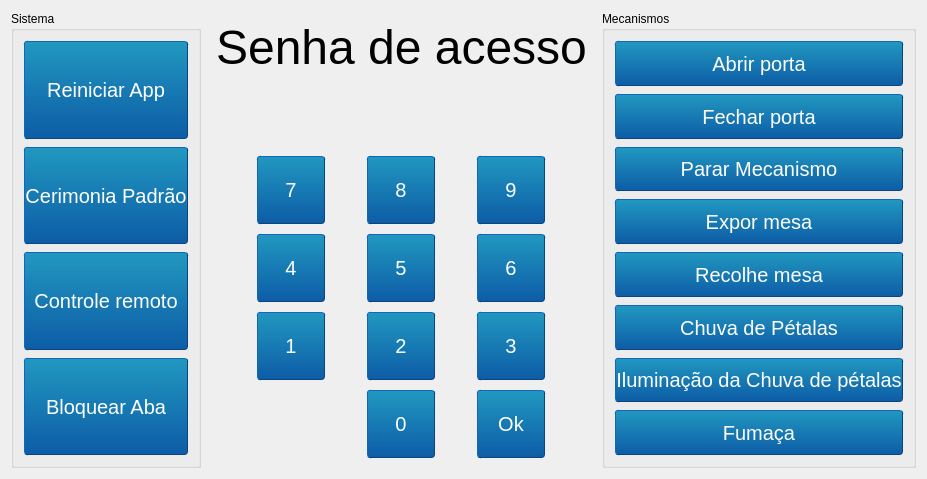
         <widget class="QWidget" name="tab_config">
          <property name="sizePolicy">
           <sizepolicy hsizetype="Expanding" vsizetype="Expanding">
            <horstretch>0</horstretch>
            <verstretch>0</verstretch>
           </sizepolicy>
          </property>
          <attribute name="icon">
           <iconset>
            <normaloff>img/gears.png</normaloff>img/gears.png</iconset>
          </attribute>
          <attribute name="title">
           <string>Controle</string>
          </attribute>
          <layout class="QGridLayout" name="gridLayout_10">
           <item row="0" column="0">
            <layout class="QHBoxLayout" name="horizontalLayout_2" stretch="0,0,0">
             <property name="spacing">
              <number>6</number>
             </property>
             <property name="bottomMargin">
              <number>0</number>
             </property>
             <item>
              <widget class="QGroupBox" name="groupBox_sistema">
               <property name="sizePolicy">
                <sizepolicy hsizetype="Expanding" vsizetype="Expanding">
                 <horstretch>0</horstretch>
                 <verstretch>0</verstretch>
                </sizepolicy>
               </property>
               <property name="title">
                <string>Sistema</string>
               </property>
               <layout class="QGridLayout" name="gridLayout_16">
                <item row="0" column="0">
                 <layout class="QGridLayout" name="gridLayout_14">
                  <item row="0" column="0">
                   <widget class="QPushButton" name="mqtt_restartApp">
                    <property name="sizePolicy">
                     <sizepolicy hsizetype="Expanding" vsizetype="Expanding">
                      <horstretch>0</horstretch>
                      <verstretch>0</verstretch>
                     </sizepolicy>
                    </property>
                    <property name="styleSheet">
                     <string notr="true">    QPushButton
    {
    font: 15pt Arial;
    margin: 1px;
    border-color: #0c457e;
    border-style: outset;
    border-radius: 3px;
    border-width: 1px;
    color: white;
    background-color: qlineargradient(x1: 0, y1: 0, x2: 0, y2: 1, stop: 0 #2198c0, stop: 1 #0d5ca6);
    }

    QPushButton:pressed
    {
    background-color: qlineargradient(x1: 0, y1: 0, x2: 0, y2: 1, stop: 0 #0d5ca6, stop: 1 #2198c0);
    }</string>
                    </property>
                    <property name="text">
                     <string>Reiniciar App</string>
                    </property>
                   </widget>
                  </item>
                  <item row="2" column="0">
                   <widget class="QPushButton" name="mqtt_controle">
                    <property name="sizePolicy">
                     <sizepolicy hsizetype="Expanding" vsizetype="Expanding">
                      <horstretch>0</horstretch>
                      <verstretch>0</verstretch>
                     </sizepolicy>
                    </property>
                    <property name="styleSheet">
                     <string notr="true">    QPushButton
    {
    font: 15pt Arial;
    margin: 1px;
    border-color: #0c457e;
    border-style: outset;
    border-radius: 3px;
    border-width: 1px;
    color: white;
    background-color: qlineargradient(x1: 0, y1: 0, x2: 0, y2: 1, stop: 0 #2198c0, stop: 1 #0d5ca6);
    }

    QPushButton:pressed
    {
    background-color: qlineargradient(x1: 0, y1: 0, x2: 0, y2: 1, stop: 0 #0d5ca6, stop: 1 #2198c0);
    }</string>
                    </property>
                    <property name="text">
                     <string>Controle remoto</string>
                    </property>
                   </widget>
                  </item>
                  <item row="3" column="0">
                   <widget class="QPushButton" name="botao_bloqueio_aba">
                    <property name="sizePolicy">
                     <sizepolicy hsizetype="Expanding" vsizetype="Expanding">
                      <horstretch>0</horstretch>
                      <verstretch>0</verstretch>
                     </sizepolicy>
                    </property>
                    <property name="styleSheet">
                     <string notr="true">    QPushButton
    {
    font: 15pt Arial;
    margin: 1px;
    border-color: #0c457e;
    border-style: outset;
    border-radius: 3px;
    border-width: 1px;
    color: white;
    background-color: qlineargradient(x1: 0, y1: 0, x2: 0, y2: 1, stop: 0 #2198c0, stop: 1 #0d5ca6);
    }

    QPushButton:pressed
    {
    background-color: qlineargradient(x1: 0, y1: 0, x2: 0, y2: 1, stop: 0 #0d5ca6, stop: 1 #2198c0);
    }</string>
                    </property>
                    <property name="text">
                     <string>Bloquear Aba</string>
                    </property>
                   </widget>
                  </item>
                  <item row="1" column="0">
                   <widget class="QPushButton" name="mqtt_cerimoniaDefault">
                    <property name="sizePolicy">
                     <sizepolicy hsizetype="Expanding" vsizetype="Expanding">
                      <horstretch>0</horstretch>
                      <verstretch>0</verstretch>
                     </sizepolicy>
                    </property>
                    <property name="styleSheet">
                     <string notr="true">    QPushButton
    {
    font: 15pt Arial;
    margin: 1px;
    border-color: #0c457e;
    border-style: outset;
    border-radius: 3px;
    border-width: 1px;
    color: white;
    background-color: qlineargradient(x1: 0, y1: 0, x2: 0, y2: 1, stop: 0 #2198c0, stop: 1 #0d5ca6);
    }

    QPushButton:pressed
    {
    background-color: qlineargradient(x1: 0, y1: 0, x2: 0, y2: 1, stop: 0 #0d5ca6, stop: 1 #2198c0);
    }</string>
                    </property>
                    <property name="text">
                     <string>Cerimonia Padrão</string>
                    </property>
                   </widget>
                  </item>
                 </layout>
                </item>
               </layout>
              </widget>
             </item>
             <item>
              <layout class="QVBoxLayout" name="verticalLayout_2" stretch="0">
               <item>
                <widget class="QWidget" name="widget_senha" native="true">
                 <property name="sizePolicy">
                  <sizepolicy hsizetype="Expanding" vsizetype="Fixed">
                   <horstretch>0</horstretch>
                   <verstretch>0</verstretch>
                  </sizepolicy>
                 </property>
                 <layout class="QGridLayout" name="gridLayout_3">
                  <property name="verticalSpacing">
                   <number>80</number>
                  </property>
                  <item row="1" column="0">
                   <layout class="QGridLayout" name="gridLayout_8">
                    <property name="leftMargin">
                     <number>0</number>
                    </property>
                    <property name="rightMargin">
                     <number>0</number>
                    </property>
                    <property name="horizontalSpacing">
                     <number>0</number>
                    </property>
                    <property name="verticalSpacing">
                     <number>8</number>
                    </property>
                    <item row="1" column="2">
                     <widget class="QPushButton" name="botao_9">
                      <property name="sizePolicy">
                       <sizepolicy hsizetype="Maximum" vsizetype="Maximum">
                        <horstretch>0</horstretch>
                        <verstretch>0</verstretch>
                       </sizepolicy>
                      </property>
                      <property name="minimumSize">
                       <size>
                        <width>70</width>
                        <height>70</height>
                       </size>
                      </property>
                      <property name="styleSheet">
                       <string notr="true">    QPushButton
    {
    font: 15pt Arial;
    margin: 1px;
    border-color: #0c457e;
    border-style: outset;
    border-radius: 3px;
    border-width: 1px;
    color: white;
    background-color: qlineargradient(x1: 0, y1: 0, x2: 0, y2: 1, stop: 0 #2198c0, stop: 1 #0d5ca6);
    }

    QPushButton:pressed
    {
    background-color: qlineargradient(x1: 0, y1: 0, x2: 0, y2: 1, stop: 0 #0d5ca6, stop: 1 #2198c0);
    }</string>
                      </property>
                      <property name="text">
                       <string>9</string>
                      </property>
                      <property name="checkable">
                       <bool>true</bool>
                      </property>
                     </widget>
                    </item>
                    <item row="2" column="2">
                     <widget class="QPushButton" name="botao_6">
                      <property name="sizePolicy">
                       <sizepolicy hsizetype="Maximum" vsizetype="Fixed">
                        <horstretch>0</horstretch>
                        <verstretch>0</verstretch>
                       </sizepolicy>
                      </property>
                      <property name="minimumSize">
                       <size>
                        <width>70</width>
                        <height>70</height>
                       </size>
                      </property>
                      <property name="styleSheet">
                       <string notr="true">    QPushButton
    {
    font: 15pt Arial;
    margin: 1px;
    border-color: #0c457e;
    border-style: outset;
    border-radius: 3px;
    border-width: 1px;
    color: white;
    background-color: qlineargradient(x1: 0, y1: 0, x2: 0, y2: 1, stop: 0 #2198c0, stop: 1 #0d5ca6);
    }

    QPushButton:pressed
    {
    background-color: qlineargradient(x1: 0, y1: 0, x2: 0, y2: 1, stop: 0 #0d5ca6, stop: 1 #2198c0);
    }</string>
                      </property>
                      <property name="text">
                       <string>6</string>
                      </property>
                     </widget>
                    </item>
                    <item row="2" column="1">
                     <widget class="QPushButton" name="botao_5">
                      <property name="minimumSize">
                       <size>
                        <width>70</width>
                        <height>70</height>
                       </size>
                      </property>
                      <property name="styleSheet">
                       <string notr="true">    QPushButton
    {
    font: 15pt Arial;
    margin: 1px;
    border-color: #0c457e;
    border-style: outset;
    border-radius: 3px;
    border-width: 1px;
    color: white;
    background-color: qlineargradient(x1: 0, y1: 0, x2: 0, y2: 1, stop: 0 #2198c0, stop: 1 #0d5ca6);
    }

    QPushButton:pressed
    {
    background-color: qlineargradient(x1: 0, y1: 0, x2: 0, y2: 1, stop: 0 #0d5ca6, stop: 1 #2198c0);
    }</string>
                      </property>
                      <property name="text">
                       <string>5</string>
                      </property>
                     </widget>
                    </item>
                    <item row="1" column="1">
                     <widget class="QPushButton" name="botao_8">
                      <property name="sizePolicy">
                       <sizepolicy hsizetype="Maximum" vsizetype="Maximum">
                        <horstretch>0</horstretch>
                        <verstretch>0</verstretch>
                       </sizepolicy>
                      </property>
                      <property name="minimumSize">
                       <size>
                        <width>70</width>
                        <height>70</height>
                       </size>
                      </property>
                      <property name="styleSheet">
                       <string notr="true">    QPushButton
    {
    font: 15pt Arial;
    margin: 1px;
    border-color: #0c457e;
    border-style: outset;
    border-radius: 3px;
    border-width: 1px;
    color: white;
    background-color: qlineargradient(x1: 0, y1: 0, x2: 0, y2: 1, stop: 0 #2198c0, stop: 1 #0d5ca6);
    }

    QPushButton:pressed
    {
    background-color: qlineargradient(x1: 0, y1: 0, x2: 0, y2: 1, stop: 0 #0d5ca6, stop: 1 #2198c0);
    }</string>
                      </property>
                      <property name="text">
                       <string>8</string>
                      </property>
                      <property name="checkable">
                       <bool>true</bool>
                      </property>
                     </widget>
                    </item>
                    <item row="2" column="0">
                     <widget class="QPushButton" name="botao_4">
                      <property name="minimumSize">
                       <size>
                        <width>70</width>
                        <height>70</height>
                       </size>
                      </property>
                      <property name="styleSheet">
                       <string notr="true">    QPushButton
    {
    font: 15pt Arial;
    margin: 1px;
    border-color: #0c457e;
    border-style: outset;
    border-radius: 3px;
    border-width: 1px;
    color: white;
    background-color: qlineargradient(x1: 0, y1: 0, x2: 0, y2: 1, stop: 0 #2198c0, stop: 1 #0d5ca6);
    }

    QPushButton:pressed
    {
    background-color: qlineargradient(x1: 0, y1: 0, x2: 0, y2: 1, stop: 0 #0d5ca6, stop: 1 #2198c0);
    }</string>
                      </property>
                      <property name="text">
                       <string>4</string>
                      </property>
                     </widget>
                    </item>
                    <item row="4" column="1">
                     <widget class="QPushButton" name="botao_0">
                      <property name="minimumSize">
                       <size>
                        <width>70</width>
                        <height>70</height>
                       </size>
                      </property>
                      <property name="styleSheet">
                       <string notr="true">    QPushButton
    {
    font: 15pt Arial;
    margin: 1px;
    border-color: #0c457e;
    border-style: outset;
    border-radius: 3px;
    border-width: 1px;
    color: white;
    background-color: qlineargradient(x1: 0, y1: 0, x2: 0, y2: 1, stop: 0 #2198c0, stop: 1 #0d5ca6);
    }

    QPushButton:pressed
    {
    background-color: qlineargradient(x1: 0, y1: 0, x2: 0, y2: 1, stop: 0 #0d5ca6, stop: 1 #2198c0);
    }</string>
                      </property>
                      <property name="text">
                       <string>0</string>
                      </property>
                     </widget>
                    </item>
                    <item row="3" column="1">
                     <widget class="QPushButton" name="botao_2">
                      <property name="minimumSize">
                       <size>
                        <width>70</width>
                        <height>70</height>
                       </size>
                      </property>
                      <property name="styleSheet">
                       <string notr="true">    QPushButton
    {
    font: 15pt Arial;
    margin: 1px;
    border-color: #0c457e;
    border-style: outset;
    border-radius: 3px;
    border-width: 1px;
    color: white;
    background-color: qlineargradient(x1: 0, y1: 0, x2: 0, y2: 1, stop: 0 #2198c0, stop: 1 #0d5ca6);
    }

    QPushButton:pressed
    {
    background-color: qlineargradient(x1: 0, y1: 0, x2: 0, y2: 1, stop: 0 #0d5ca6, stop: 1 #2198c0);
    }</string>
                      </property>
                      <property name="text">
                       <string>2</string>
                      </property>
                     </widget>
                    </item>
                    <item row="3" column="0">
                     <widget class="QPushButton" name="botao_1">
                      <property name="minimumSize">
                       <size>
                        <width>70</width>
                        <height>70</height>
                       </size>
                      </property>
                      <property name="styleSheet">
                       <string notr="true">    QPushButton
    {
    font: 15pt Arial;
    margin: 1px;
    border-color: #0c457e;
    border-style: outset;
    border-radius: 3px;
    border-width: 1px;
    color: white;
    background-color: qlineargradient(x1: 0, y1: 0, x2: 0, y2: 1, stop: 0 #2198c0, stop: 1 #0d5ca6);
    }

    QPushButton:pressed
    {
    background-color: qlineargradient(x1: 0, y1: 0, x2: 0, y2: 1, stop: 0 #0d5ca6, stop: 1 #2198c0);
    }</string>
                      </property>
                      <property name="text">
                       <string>1</string>
                      </property>
                     </widget>
                    </item>
                    <item row="3" column="2">
                     <widget class="QPushButton" name="botao_3">
                      <property name="sizePolicy">
                       <sizepolicy hsizetype="Maximum" vsizetype="Fixed">
                        <horstretch>0</horstretch>
                        <verstretch>0</verstretch>
                       </sizepolicy>
                      </property>
                      <property name="minimumSize">
                       <size>
                        <width>70</width>
                        <height>70</height>
                       </size>
                      </property>
                      <property name="styleSheet">
                       <string notr="true">    QPushButton
    {
    font: 15pt Arial;
    margin: 1px;
    border-color: #0c457e;
    border-style: outset;
    border-radius: 3px;
    border-width: 1px;
    color: white;
    background-color: qlineargradient(x1: 0, y1: 0, x2: 0, y2: 1, stop: 0 #2198c0, stop: 1 #0d5ca6);
    }

    QPushButton:pressed
    {
    background-color: qlineargradient(x1: 0, y1: 0, x2: 0, y2: 1, stop: 0 #0d5ca6, stop: 1 #2198c0);
    }</string>
                      </property>
                      <property name="text">
                       <string>3</string>
                      </property>
                     </widget>
                    </item>
                    <item row="4" column="2">
                     <widget class="QPushButton" name="botao_10">
                      <property name="sizePolicy">
                       <sizepolicy hsizetype="Maximum" vsizetype="Fixed">
                        <horstretch>0</horstretch>
                        <verstretch>0</verstretch>
                       </sizepolicy>
                      </property>
                      <property name="minimumSize">
                       <size>
                        <width>70</width>
                        <height>70</height>
                       </size>
                      </property>
                      <property name="styleSheet">
                       <string notr="true">    QPushButton
    {
    font: 15pt Arial;
    margin: 1px;
    border-color: #0c457e;
    border-style: outset;
    border-radius: 3px;
    border-width: 1px;
    color: white;
    background-color: qlineargradient(x1: 0, y1: 0, x2: 0, y2: 1, stop: 0 #2198c0, stop: 1 #0d5ca6);
    }

    QPushButton:pressed
    {
    background-color: qlineargradient(x1: 0, y1: 0, x2: 0, y2: 1, stop: 0 #0d5ca6, stop: 1 #2198c0);
    }</string>
                      </property>
                      <property name="text">
                       <string>Ok</string>
                      </property>
                     </widget>
                    </item>
                    <item row="1" column="0">
                     <widget class="QPushButton" name="botao_7">
                      <property name="sizePolicy">
                       <sizepolicy hsizetype="Fixed" vsizetype="Fixed">
                        <horstretch>0</horstretch>
                        <verstretch>0</verstretch>
                       </sizepolicy>
                      </property>
                      <property name="minimumSize">
                       <size>
                        <width>70</width>
                        <height>70</height>
                       </size>
                      </property>
                      <property name="baseSize">
                       <size>
                        <width>100</width>
                        <height>100</height>
                       </size>
                      </property>
                      <property name="mouseTracking">
                       <bool>true</bool>
                      </property>
                      <property name="tabletTracking">
                       <bool>true</bool>
                      </property>
                      <property name="layoutDirection">
                       <enum>Qt::RightToLeft</enum>
                      </property>
                      <property name="styleSheet">
                       <string notr="true">    QPushButton
    {
    font: 15pt Arial;
    margin: 1px;
    border-color: #0c457e;
    border-style: outset;
    border-radius: 3px;
    border-width: 1px;
    color: white;
    background-color: qlineargradient(x1: 0, y1: 0, x2: 0, y2: 1, stop: 0 #2198c0, stop: 1 #0d5ca6);
    }

    QPushButton:pressed
    {
    background-color: qlineargradient(x1: 0, y1: 0, x2: 0, y2: 1, stop: 0 #0d5ca6, stop: 1 #2198c0);
    }</string>
                      </property>
                      <property name="text">
                       <string>7</string>
                      </property>
                      <property name="checkable">
                       <bool>true</bool>
                      </property>
                      <property name="checked">
                       <bool>true</bool>
                      </property>
                     </widget>
                    </item>
                   </layout>
                  </item>
                  <item row="0" column="0">
                   <widget class="QLabel" name="label_senha_acesso">
                    <property name="sizePolicy">
                     <sizepolicy hsizetype="Fixed" vsizetype="Fixed">
                      <horstretch>0</horstretch>
                      <verstretch>0</verstretch>
                     </sizepolicy>
                    </property>
                    <property name="text">
                     <string>&lt;html&gt;&lt;head/&gt;&lt;body&gt;&lt;p&gt;&lt;span style=&quot; font-size:36pt;&quot;&gt;Senha de acesso&lt;/span&gt;&lt;/p&gt;&lt;/body&gt;&lt;/html&gt;</string>
                    </property>
                    <property name="alignment">
                     <set>Qt::AlignCenter</set>
                    </property>
                   </widget>
                  </item>
                 </layout>
                </widget>
               </item>
              </layout>
             </item>
             <item>
              <widget class="QGroupBox" name="groupBox_mecanismo">
               <property name="sizePolicy">
                <sizepolicy hsizetype="Expanding" vsizetype="Expanding">
                 <horstretch>0</horstretch>
                 <verstretch>0</verstretch>
                </sizepolicy>
               </property>
               <property name="title">
                <string>Mecanismos</string>
               </property>
               <layout class="QGridLayout" name="gridLayout_15">
                <item row="0" column="0">
                 <layout class="QGridLayout" name="gridLayout_17">
                  <item row="1" column="0">
                   <widget class="QPushButton" name="mecanismo_mqtt_abreporta">
                    <property name="sizePolicy">
                     <sizepolicy hsizetype="Expanding" vsizetype="Expanding">
                      <horstretch>0</horstretch>
                      <verstretch>0</verstretch>
                     </sizepolicy>
                    </property>
                    <property name="styleSheet">
                     <string notr="true">    QPushButton
    {
    font: 15pt Arial;
    margin: 1px;
    border-color: #0c457e;
    border-style: outset;
    border-radius: 3px;
    border-width: 1px;
    color: white;
    background-color: qlineargradient(x1: 0, y1: 0, x2: 0, y2: 1, stop: 0 #2198c0, stop: 1 #0d5ca6);
    }

    QPushButton:pressed
    {
    background-color: qlineargradient(x1: 0, y1: 0, x2: 0, y2: 1, stop: 0 #0d5ca6, stop: 1 #2198c0);
    }</string>
                    </property>
                    <property name="text">
                     <string>Abrir porta</string>
                    </property>
                   </widget>
                  </item>
                  <item row="8" column="0">
                   <widget class="QPushButton" name="mecanismo_mqtt_ilum_petalas">
                    <property name="sizePolicy">
                     <sizepolicy hsizetype="Expanding" vsizetype="Expanding">
                      <horstretch>0</horstretch>
                      <verstretch>0</verstretch>
                     </sizepolicy>
                    </property>
                    <property name="styleSheet">
                     <string notr="true">    QPushButton
    {
    font: 15pt Arial;
    margin: 1px;
    border-color: #0c457e;
    border-style: outset;
    border-radius: 3px;
    border-width: 1px;
    color: white;
    background-color: qlineargradient(x1: 0, y1: 0, x2: 0, y2: 1, stop: 0 #2198c0, stop: 1 #0d5ca6);
    }

    QPushButton:pressed
    {
    background-color: qlineargradient(x1: 0, y1: 0, x2: 0, y2: 1, stop: 0 #0d5ca6, stop: 1 #2198c0);
    }</string>
                    </property>
                    <property name="text">
                     <string>Iluminação da Chuva de pétalas</string>
                    </property>
                   </widget>
                  </item>
                  <item row="6" column="0">
                   <widget class="QPushButton" name="mecanismo_mqtt_guardamesa">
                    <property name="sizePolicy">
                     <sizepolicy hsizetype="Expanding" vsizetype="Expanding">
                      <horstretch>0</horstretch>
                      <verstretch>0</verstretch>
                     </sizepolicy>
                    </property>
                    <property name="styleSheet">
                     <string notr="true">    QPushButton
    {
    font: 15pt Arial;
    margin: 1px;
    border-color: #0c457e;
    border-style: outset;
    border-radius: 3px;
    border-width: 1px;
    color: white;
    background-color: qlineargradient(x1: 0, y1: 0, x2: 0, y2: 1, stop: 0 #2198c0, stop: 1 #0d5ca6);
    }

    QPushButton:pressed
    {
    background-color: qlineargradient(x1: 0, y1: 0, x2: 0, y2: 1, stop: 0 #0d5ca6, stop: 1 #2198c0);
    }</string>
                    </property>
                    <property name="text">
                     <string>Recolhe mesa</string>
                    </property>
                   </widget>
                  </item>
                  <item row="5" column="0">
                   <widget class="QPushButton" name="mecanismo_mqtt_expoemesa">
                    <property name="sizePolicy">
                     <sizepolicy hsizetype="Expanding" vsizetype="Expanding">
                      <horstretch>0</horstretch>
                      <verstretch>0</verstretch>
                     </sizepolicy>
                    </property>
                    <property name="styleSheet">
                     <string notr="true">    QPushButton
    {
    font: 15pt Arial;
    margin: 1px;
    border-color: #0c457e;
    border-style: outset;
    border-radius: 3px;
    border-width: 1px;
    color: white;
    background-color: qlineargradient(x1: 0, y1: 0, x2: 0, y2: 1, stop: 0 #2198c0, stop: 1 #0d5ca6);
    }

    QPushButton:pressed
    {
    background-color: qlineargradient(x1: 0, y1: 0, x2: 0, y2: 1, stop: 0 #0d5ca6, stop: 1 #2198c0);
    }</string>
                    </property>
                    <property name="text">
                     <string>Expor mesa</string>
                    </property>
                   </widget>
                  </item>
                  <item row="4" column="0">
                   <widget class="QPushButton" name="mecanismo_mqtt_paraporta">
                    <property name="sizePolicy">
                     <sizepolicy hsizetype="Expanding" vsizetype="Expanding">
                      <horstretch>0</horstretch>
                      <verstretch>0</verstretch>
                     </sizepolicy>
                    </property>
                    <property name="styleSheet">
                     <string notr="true">    QPushButton
    {
    font: 15pt Arial;
    margin: 1px;
    border-color: #0c457e;
    border-style: outset;
    border-radius: 3px;
    border-width: 1px;
    color: white;
    background-color: qlineargradient(x1: 0, y1: 0, x2: 0, y2: 1, stop: 0 #2198c0, stop: 1 #0d5ca6);
    }

    QPushButton:pressed
    {
    background-color: qlineargradient(x1: 0, y1: 0, x2: 0, y2: 1, stop: 0 #0d5ca6, stop: 1 #2198c0);
    }</string>
                    </property>
                    <property name="text">
                     <string>Parar Mecanismo</string>
                    </property>
                   </widget>
                  </item>
                  <item row="9" column="0">
                   <widget class="QPushButton" name="mecanismo_mqtt_fumaca">
                    <property name="sizePolicy">
                     <sizepolicy hsizetype="Expanding" vsizetype="Expanding">
                      <horstretch>0</horstretch>
                      <verstretch>0</verstretch>
                     </sizepolicy>
                    </property>
                    <property name="styleSheet">
                     <string notr="true">    QPushButton
    {
    font: 15pt Arial;
    margin: 1px;
    border-color: #0c457e;
    border-style: outset;
    border-radius: 3px;
    border-width: 1px;
    color: white;
    background-color: qlineargradient(x1: 0, y1: 0, x2: 0, y2: 1, stop: 0 #2198c0, stop: 1 #0d5ca6);
    }

    QPushButton:pressed
    {
    background-color: qlineargradient(x1: 0, y1: 0, x2: 0, y2: 1, stop: 0 #0d5ca6, stop: 1 #2198c0);
    }</string>
                    </property>
                    <property name="text">
                     <string>Fumaça</string>
                    </property>
                   </widget>
                  </item>
                  <item row="2" column="0">
                   <widget class="QPushButton" name="mecanismo_mqtt_fechaporta">
                    <property name="sizePolicy">
                     <sizepolicy hsizetype="Expanding" vsizetype="Expanding">
                      <horstretch>0</horstretch>
                      <verstretch>0</verstretch>
                     </sizepolicy>
                    </property>
                    <property name="styleSheet">
                     <string notr="true">    QPushButton
    {
    font: 15pt Arial;
    margin: 1px;
    border-color: #0c457e;
    border-style: outset;
    border-radius: 3px;
    border-width: 1px;
    color: white;
    background-color: qlineargradient(x1: 0, y1: 0, x2: 0, y2: 1, stop: 0 #2198c0, stop: 1 #0d5ca6);
    }

    QPushButton:pressed
    {
    background-color: qlineargradient(x1: 0, y1: 0, x2: 0, y2: 1, stop: 0 #0d5ca6, stop: 1 #2198c0);
    }</string>
                    </property>
                    <property name="text">
                     <string>Fechar porta</string>
                    </property>
                   </widget>
                  </item>
                  <item row="7" column="0">
                   <widget class="QPushButton" name="mecanismo_mqtt_chuvapetalas">
                    <property name="sizePolicy">
                     <sizepolicy hsizetype="Minimum" vsizetype="Expanding">
                      <horstretch>0</horstretch>
                      <verstretch>0</verstretch>
                     </sizepolicy>
                    </property>
                    <property name="styleSheet">
                     <string notr="true">    QPushButton
    {
    font: 15pt Arial;
    margin: 1px;
    border-color: #0c457e;
    border-style: outset;
    border-radius: 3px;
    border-width: 1px;
    color: white;
    background-color: qlineargradient(x1: 0, y1: 0, x2: 0, y2: 1, stop: 0 #2198c0, stop: 1 #0d5ca6);
    }

    QPushButton:pressed
    {
    background-color: qlineargradient(x1: 0, y1: 0, x2: 0, y2: 1, stop: 0 #0d5ca6, stop: 1 #2198c0);
    }</string>
                    </property>
                    <property name="text">
                     <string>Chuva de Pétalas</string>
                    </property>
                   </widget>
                  </item>
                 </layout>
                </item>
               </layout>
              </widget>
             </item>
            </layout>
           </item>
          </layout>
         </widget>
